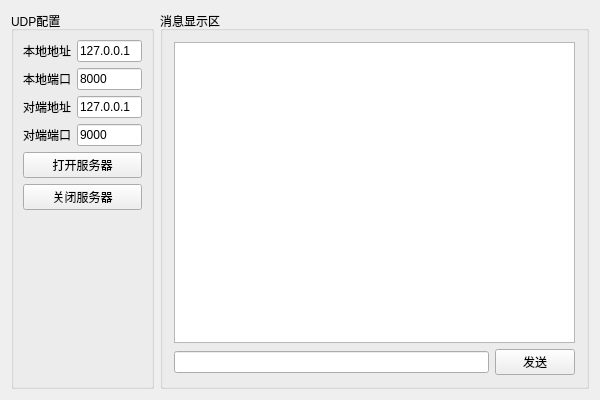
<?xml version="1.0" encoding="UTF-8"?>
<ui version="4.0">
 <class>CUdpWidgetClass</class>
 <widget class="QWidget" name="CUdpWidgetClass">
  <property name="geometry">
   <rect>
    <x>0</x>
    <y>0</y>
    <width>600</width>
    <height>400</height>
   </rect>
  </property>
  <property name="windowTitle">
   <string>CUdpWidget</string>
  </property>
  <layout class="QHBoxLayout" name="horizontalLayout" stretch="1,3">
   <item>
    <layout class="QVBoxLayout" name="verticalLayout">
     <item>
      <widget class="QGroupBox" name="groupBox">
       <property name="title">
        <string>UDP配置</string>
       </property>
       <layout class="QVBoxLayout" name="verticalLayout_3">
        <property name="leftMargin">
         <number>9</number>
        </property>
        <property name="topMargin">
         <number>9</number>
        </property>
        <property name="rightMargin">
         <number>9</number>
        </property>
        <property name="bottomMargin">
         <number>9</number>
        </property>
        <item>
         <layout class="QGridLayout" name="gridLayout">
          <item row="0" column="0">
           <widget class="QLabel" name="label">
            <property name="text">
             <string>本地地址</string>
            </property>
           </widget>
          </item>
          <item row="0" column="1">
           <widget class="QLineEdit" name="lineEdit_localIp">
            <property name="text">
             <string>127.0.0.1</string>
            </property>
           </widget>
          </item>
          <item row="1" column="0">
           <widget class="QLabel" name="label_2">
            <property name="text">
             <string>本地端口</string>
            </property>
           </widget>
          </item>
          <item row="1" column="1">
           <widget class="QLineEdit" name="lineEdit_localPort">
            <property name="text">
             <string>8000</string>
            </property>
           </widget>
          </item>
          <item row="2" column="0">
           <widget class="QLabel" name="label_3">
            <property name="text">
             <string>对端地址</string>
            </property>
           </widget>
          </item>
          <item row="2" column="1">
           <widget class="QLineEdit" name="lineEdit_peerIp">
            <property name="text">
             <string>127.0.0.1</string>
            </property>
           </widget>
          </item>
          <item row="3" column="0">
           <widget class="QLabel" name="label_4">
            <property name="text">
             <string>对端端口</string>
            </property>
           </widget>
          </item>
          <item row="3" column="1">
           <widget class="QLineEdit" name="lineEdit_peerPort">
            <property name="text">
             <string>9000</string>
            </property>
           </widget>
          </item>
         </layout>
        </item>
        <item>
         <widget class="QPushButton" name="pushButton_open">
          <property name="text">
           <string>打开服务器</string>
          </property>
         </widget>
        </item>
        <item>
         <widget class="QPushButton" name="pushButton_close">
          <property name="text">
           <string>关闭服务器</string>
          </property>
         </widget>
        </item>
        <item>
         <spacer name="verticalSpacer">
          <property name="orientation">
           <enum>Qt::Vertical</enum>
          </property>
          <property name="sizeHint" stdset="0">
           <size>
            <width>20</width>
            <height>40</height>
           </size>
          </property>
         </spacer>
        </item>
       </layout>
      </widget>
     </item>
    </layout>
   </item>
   <item>
    <widget class="QGroupBox" name="groupBox_2">
     <property name="title">
      <string>消息显示区</string>
     </property>
     <layout class="QVBoxLayout" name="verticalLayout_2">
      <item>
       <widget class="QPlainTextEdit" name="plainTextEdit_content"/>
      </item>
      <item>
       <layout class="QHBoxLayout" name="horizontalLayout_3">
        <item>
         <widget class="QLineEdit" name="lineEdit_msg"/>
        </item>
        <item>
         <widget class="QPushButton" name="pushButton_send">
          <property name="text">
           <string>发送</string>
          </property>
         </widget>
        </item>
       </layout>
      </item>
     </layout>
    </widget>
   </item>
  </layout>
 </widget>
 <layoutdefault spacing="6" margin="11"/>
 <resources/>
 <connections/>
</ui>
